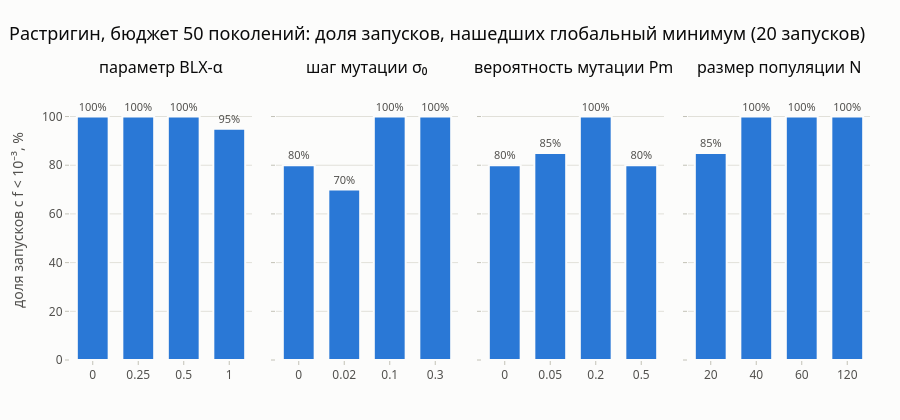

The cell this chart's notebook holds for it:
### Code cell
fig = make_subplots(rows=1, cols=4, shared_yaxes=True, horizontal_spacing=0.03, subplot_titles=[LAB_R[p] for p in GRID_R])
for c, par in enumerate(GRID_R, start=1):
    d = df_r[df_r.par == par]
    fig.add_trace(go.Bar(x=[f'{v:g}' for v in d.значение], y=d.успехов, showlegend=False,
                         marker=dict(color=PALETTE[0], line=dict(color=SURFACE, width=2)),
                         text=[f'{v:.0f}%' for v in d.успехов], textposition='outside', textfont=dict(size=11, color=INK2),
                         customdata=np.c_[d.медиана_f, d.худшее_f],
                         hovertemplate='%{x}: успехов %{y:.0f}%<br>медиана f = %{customdata[0]:.1e}<br>'
                                       'худшее f = %{customdata[1]:.2f}<extra></extra>'), 1, c)
fig.update_xaxes(type='category')
fig.update_yaxes(range=[0, 115], title_text='доля запусков с f < 10⁻³, %', row=1, col=1)
fig.update_layout(title='Растригин, бюджет 50 поколений: доля запусков, нашедших глобальный минимум (20 запусков)', height=420, bargap=0.3)
save(fig, 'A2_parameters', width=1250, height=420)
fig.show()

### Figure 1 — Plotly figure (JSON) as saved in the notebook; plotly's stock layout.template omitted (floating-point values rounded to 4 significant figures)
{"data": [{"customdata": [[6.465e-09, 1.531e-05], [1.782e-12, 2.778e-07], [2.112e-12, 4.305e-08], [2.621e-08, 0.995]], "hovertemplate": "%{x}: успехов %{y:.0f}%<br>медиана f = %{customdata[0]:.1e}<br>худшее f = %{customdata[1]:.2f}<extra></extra>", "marker": {"color": "#2a78d6", "line": {"color": "#fcfcfb", "width": 2}}, "showlegend": false, "text": ["100%", "100%", "100%", "95%"], "textfont": {"color": "#52514e", "size": 11}, "textposition": "outside", "type": "bar", "x": ["0", "0.25", "0.5", "1"], "xaxis": "x", "y": [100.0, 100.0, 100.0, 95.0], "yaxis": "y"}, {"customdata": [[0.0, 0.995], [2.81e-12, 0.995], [2.112e-12, 4.305e-08], [7.542e-12, 1.127e-06]], "hovertemplate": "%{x}: успехов %{y:.0f}%<br>медиана f = %{customdata[0]:.1e}<br>худшее f = %{customdata[1]:.2f}<extra></extra>", "marker": {"color": "#2a78d6", "line": {"color": "#fcfcfb", "width": 2}}, "showlegend": false, "text": ["80%", "70%", "100%", "100%"], "textfont": {"color": "#52514e", "size": 11}, "textposition": "outside", "type": "bar", "x": ["0", "0.02", "0.1", "0.3"], "xaxis": "x2", "y": [80.0, 70.0, 100.0, 100.0], "yaxis": "y2"}, {"customdata": [[0.0, 0.995], [0.0, 0.995], [2.112e-12, 4.305e-08], [0.0002612, 0.003617]], "hovertemplate": "%{x}: успехов %{y:.0f}%<br>медиана f = %{customdata[0]:.1e}<br>худшее f = %{customdata[1]:.2f}<extra></extra>", "marker": {"color": "#2a78d6", "line": {"color": "#fcfcfb", "width": 2}}, "showlegend": false, "text": ["80%", "85%", "100%", "80%"], "textfont": {"color": "#52514e", "size": 11}, "textposition": "outside", "type": "bar", "x": ["0", "0.05", "0.2", "0.5"], "xaxis": "x3", "y": [80.0, 85.0, 100.0, 80.0], "yaxis": "y3"}, {"customdata": [[8.574e-06, 0.9951], [2.291e-11, 1.004e-05], [2.112e-12, 4.305e-08], [5.876e-12, 3.964e-10]], "hovertemplate": "%{x}: успехов %{y:.0f}%<br>медиана f = %{customdata[0]:.1e}<br>худшее f = %{customdata[1]:.2f}<extra></extra>", "marker": {"color": "#2a78d6", "line": {"color": "#fcfcfb", "width": 2}}, "showlegend": false, "text": ["85%", "100%", "100%", "100%"], "textfont": {"color": "#52514e", "size": 11}, "textposition": "outside", "type": "bar", "x": ["20", "40", "60", "120"], "xaxis": "x4", "y": [85.0, 100.0, 100.0, 100.0], "yaxis": "y4"}], "layout": {"annotations": [{"font": {"size": 16}, "showarrow": false, "text": "параметр BLX-α", "x": 0.1138, "xanchor": "center", "xref": "paper", "y": 1.0, "yanchor": "bottom", "yref": "paper"}, {"font": {"size": 16}, "showarrow": false, "text": "шаг мутации σ₀", "x": 0.3712, "xanchor": "center", "xref": "paper", "y": 1.0, "yanchor": "bottom", "yref": "paper"}, {"font": {"size": 16}, "showarrow": false, "text": "вероятность мутации Pm", "x": 0.6288, "xanchor": "center", "xref": "paper", "y": 1.0, "yanchor": "bottom", "yref": "paper"}, {"font": {"size": 16}, "showarrow": false, "text": "размер популяции N", "x": 0.8862, "xanchor": "center", "xref": "paper", "y": 1.0, "yanchor": "bottom", "yref": "paper"}], "bargap": 0.3, "height": 420, "title": {"text": "Растригин, бюджет 50 поколений: доля запусков, нашедших глобальный минимум (20 запусков)"}, "xaxis": {"anchor": "y", "domain": [0.0, 0.2275], "type": "category"}, "xaxis2": {"anchor": "y2", "domain": [0.2575, 0.485], "type": "category"}, "xaxis3": {"anchor": "y3", "domain": [0.515, 0.7425], "type": "category"}, "xaxis4": {"anchor": "y4", "domain": [0.7725, 1.0], "type": "category"}, "yaxis": {"anchor": "x", "domain": [0.0, 1.0], "range": [0, 115], "title": {"text": "доля запусков с f < 10⁻³, %"}}, "yaxis2": {"anchor": "x2", "domain": [0.0, 1.0], "matches": "y", "showticklabels": false}, "yaxis3": {"anchor": "x3", "domain": [0.0, 1.0], "matches": "y", "showticklabels": false}, "yaxis4": {"anchor": "x4", "domain": [0.0, 1.0], "matches": "y", "showticklabels": false}}}
